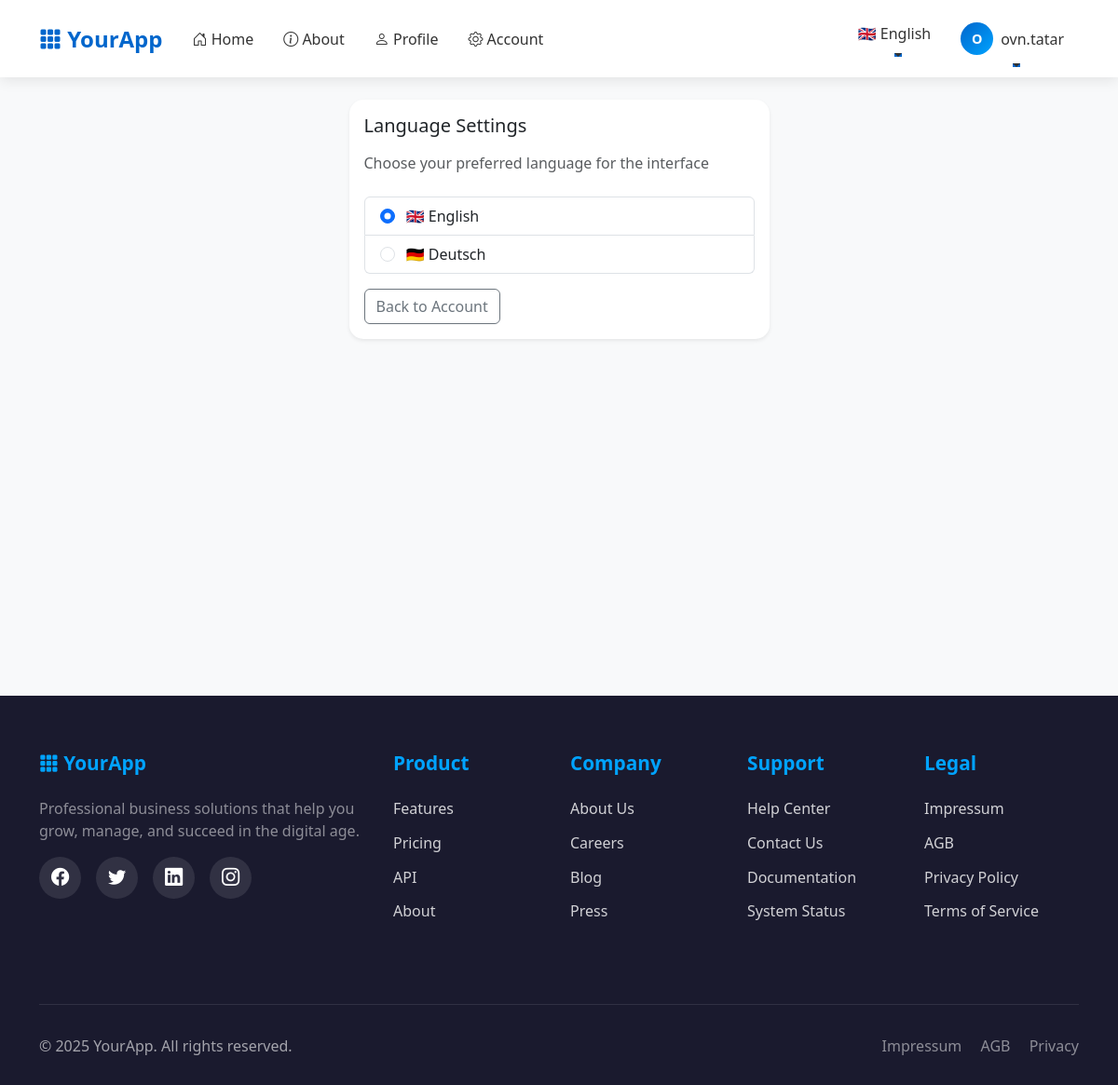
Page /account/language (signed in) on the committed database.
### app/models/user.py (models this page shows, shortened)
class User(UserMixin, db.Model):
    id = db.Column(db.Integer, primary_key=True)
    email = db.Column(db.String(255), unique=True, nullable=False, index=True)
    language = db.Column(db.String(5), default='en')
    role = db.Column(db.String(20), nullable=False, default='user', index=True)
    password_hash = db.Column(db.String(255), nullable=False)
    created_at = db.Column(db.DateTime, default=datetime.utcnow, nullable=False)
    confirmed_at = db.Column(db.DateTime, nullable=True)
    is_active = db.Column(db.Boolean, default=True, nullable=False, index=True)
    plan_id = db.Column(db.Integer, db.ForeignKey('plan.id'), nullable=True)
    plan = db.relationship('Plan', back_populates='users')
    plan_subscribed_at = db.Column(db.DateTime, nullable=True)
    billing = db.relationship("BillingProfile", uselist=False, back_populates="user", cascade="all, delete-orphan")
    api_keys = db.relationship("APIKey", back_populates="user", cascade="all, delete-orphan", lazy='dynamic')
    @property
    def is_authenticated(self):
        return True

### app/blueprints/account/routes.py (the view, shortened to what this page needs)
@bp.route('/language', methods=['GET', 'POST'])
@login_required
def change_language():
    return render_template('account/language.html')

### app/__init__.py (called while the page is built)
def get_locale():
    from flask_login import current_user
    if current_user.is_authenticated and hasattr(current_user, 'language'):
        return current_user.language
    from flask import current_app
    return request.accept_languages.best_match(current_app.config['BABEL_SUPPORTED_LOCALES'])

### app/context_helpers.py (called while the page is built)
def register_context_processors(app):
    @app.context_processor
    def utility_processor():
        def has_endpoint(name: str) -> bool:
            return name in current_app.view_functions
        return dict(has_endpoint=has_endpoint)

### app/templates/account/language.html (shortened to what this page needs)
{% extends "base.html" %}
{% block content %}
<div class="row justify-content-center">
  <div class="col-12 col-md-6 col-lg-5">
    <div class="card shadow-sm">
      <div class="card-body">
        <h1 class="h5 mb-3">{{ _('Language Settings') }}</h1>
        <p class="text-muted mb-4">{{ _('Choose your preferred language for the interface') }}</p>
        <form method="POST">
          <div class="list-group mb-3">
            <label class="list-group-item">
              <input class="form-check-input me-2" type="radio" name="language" value="en"
                     {% if current_user.language == 'en' %}checked{% endif %}
                     onchange="this.form.submit()">
              🇬🇧 English
            </label>
            <label class="list-group-item">
              <input class="form-check-input me-2" type="radio" name="language" value="de"
                     onchange="this.form.submit()">
              🇩🇪 Deutsch
            </label>
          </div>
        </form>
        <div class="mt-3">
          <a href="{{ url_for('account.overview') }}" class="btn btn-outline-secondary">{{ _('Back to Account') }}</a>
        </div>
      </div>
    </div>
  </div>
</div>
{% endblock %}

### app/templates/base.html (shortened to what this page needs)
<!doctype html>
<html lang="en">
<head>
    <link href="https://cdn.jsdelivr.net/npm/bootstrap@5.3.3/dist/css/bootstrap.min.css" rel="stylesheet">
    <link rel="stylesheet" href="https://cdn.jsdelivr.net/npm/bootstrap-icons@1.11.0/font/bootstrap-icons.css">
    <link href="{{ url_for('static', filename='css/app.css') }}" rel="stylesheet">
</head>
<body>
    <nav class="navbar navbar-expand-lg navbar-light sticky-top">
        <div class="container">
            <a class="navbar-brand" href="{{ url_for('main.index') }}">
                <i class="bi bi-grid-3x3-gap-fill"></i> YourApp
            </a>
            <div class="collapse navbar-collapse" id="navbarNav">
                <ul class="navbar-nav me-auto">
                    <li class="nav-item">
                        <a class="nav-link" href="{{ url_for('main.index') }}">
                            <i class="bi bi-house-door"></i> {{ _('Home') }}
                        </a>
                    </li>
                    <li class="nav-item">
                        <a class="nav-link" href="{{ url_for('main.about') }}">
                            <i class="bi bi-info-circle"></i> {{ _('About') }}
                        </a>
                    </li>
                    {% if current_user.is_authenticated %}
                    <li class="nav-item">
                        <a class="nav-link" href="{{ url_for('main.profile') }}">
                            <i class="bi bi-person"></i> {{ _('Profile') }}
                        </a>
                    </li>
                    <li class="nav-item">
                        <a class="nav-link" href="{{ url_for('account.overview') }}">
                            <i class="bi bi-gear"></i> {{ _('Account') }}
                        </a>
                    </li>
                    {% endif %}
                </ul>
                <ul class="navbar-nav">
                    {% if current_user.is_authenticated %}
                        <li class="nav-item dropdown language-dropdown">
                            <a class="nav-link dropdown-toggle" href="#" id="languageDropdown" role="button"
                               data-bs-toggle="dropdown" aria-expanded="false">
                                {% if current_user.language == 'de' %}
                                    🇩🇪 Deutsch
                                {% else %}
                                    🇬🇧 English
                                {% endif %}
                            </a>
                        </li>
                        <li class="nav-item dropdown">
                            <a class="nav-link dropdown-toggle d-flex align-items-center" href="#" id="userDropdown"
                               role="button" data-bs-toggle="dropdown" aria-expanded="false">
                                <div class="user-avatar me-2">
                                    {{ current_user.email[0]|upper }}
                                </div>
                                <span class="d-none d-lg-inline">{{ current_user.email.split('@')[0] }}</span>
                            </a>
                        </li>
                    {% endif %}
                </ul>
            </div>
        </div>
    </nav>
    <main class="py-4">
        <div class="container">
            {% block content %}{% endblock %}
        </div>
    </main>
    <footer class="footer">
        <div class="container">
            <div class="row">
                <div class="col-lg-4 mb-4">
                    <h3 class="footer-title">
                        <i class="bi bi-grid-3x3-gap-fill"></i> YourApp
                    </h3>
                    <p class="text-white-50">Professional business solutions that help you grow, manage, and succeed in the digital age.</p>
                    <div class="social-links">
                        <a href="#" aria-label="Facebook"><i class="bi bi-facebook"></i></a>
                        <a href="#" aria-label="Twitter"><i class="bi bi-twitter"></i></a>
                        <a href="#" aria-label="LinkedIn"><i class="bi bi-linkedin"></i></a>
                        <a href="#" aria-label="Instagram"><i class="bi bi-instagram"></i></a>
                    </div>
                </div>
                <div class="col-lg-2 col-md-6 mb-4">
                    <h4 class="footer-title">Product</h4>
                    <ul class="footer-links">
                        <li><a href="{{ url_for('main.index') }}#features">Features</a></li>
                        <li><a href="{{ url_for('account.view_plan') }}">Pricing</a></li>
                        <li><a href="/api/v1/ping">API</a></li>
                        <li><a href="{{ url_for('main.about') }}">About</a></li>
                    </ul>
                </div>
                <div class="col-lg-2 col-md-6 mb-4">
                    <h4 class="footer-title">Company</h4>
                    <ul class="footer-links">
                        <li><a href="{{ url_for('main.about') }}">About Us</a></li>
                        <li><a href="/careers">Careers</a></li>
                        <li><a href="/blog">Blog</a></li>
                        <li><a href="/press">Press</a></li>
                    </ul>
                </div>
                <div class="col-lg-2 col-md-6 mb-4">
                    <h4 class="footer-title">Support</h4>
                    <ul class="footer-links">
                        <li><a href="/help">Help Center</a></li>
                        <li><a href="/contact">Contact Us</a></li>
                        <li><a href="/docs">Documentation</a></li>
                        <li><a href="/status">System Status</a></li>
                    </ul>
                </div>
                <div class="col-lg-2 col-md-6 mb-4">
                    <h4 class="footer-title">Legal</h4>
                    <ul class="footer-links">
                        <li><a href="/impressum">Impressum</a></li>
                        <li><a href="/agb">AGB</a></li>
                        <li><a href="/privacy">Privacy Policy</a></li>
                        <li><a href="/terms">Terms of Service</a></li>
                    </ul>
                </div>
            </div>
            <div class="footer-bottom">
                <div class="row">
                    <div class="col-md-6 text-center text-md-start mb-3 mb-md-0">
                        <p class="mb-0">&copy; 2025 YourApp. All rights reserved.</p>
                    </div>
                    <div class="col-md-6 text-center text-md-end">
                        <p class="mb-0">
                            <a href="/impressum" class="text-white-50 text-decoration-none me-3">Impressum</a>
                            <a href="/agb" class="text-white-50 text-decoration-none me-3">AGB</a>
                            <a href="/privacy" class="text-white-50 text-decoration-none">Privacy</a>
                        </p>
                    </div>
                </div>
            </div>
        </div>
    </footer>
</body>
</html>

### app/static/css/app.css (style rules this page uses)
.card { border-radius: 1rem; }
footer { background: #fafafa; }

### app/templates/base.html (style rules this page uses)
:root { --primary-color: #0066cc; --secondary-color: #004999; --accent-color: #00a3ff; --dark-bg: #1a1a2e; --light-bg: #f8f9fa; }
body { font-family: 'Segoe UI', Tahoma, Geneva, Verdana, sans-serif; background-color: #f8f9fa; }
.navbar { background: white !important; box-shadow: 0 2px 15px rgba(0, 0, 0, 0.1); padding: 1rem 0; }
.navbar-brand { font-weight: 700; font-size: 1.5rem; color: var(--primary-color) !important; transition: all 0.3s ease; }
.nav-link { font-weight: 500; color: #333 !important; margin: 0 0.5rem; transition: all 0.3s ease; position: relative; }
.nav-link::after { content: ''; position: absolute; bottom: -5px; left: 50%; width: 0; height: 2px; background: var(--primary-color); transition: all 0.3s ease; transform: translateX(-50%); }
main { min-height: calc(100vh - 200px); padding-top: 2rem; padding-bottom: 2rem; }
.card { border: none; border-radius: 15px; box-shadow: 0 5px 20px rgba(0, 0, 0, 0.08); transition: all 0.3s ease; }
.footer { background: var(--dark-bg); color: white; padding: 60px 0 30px; margin-top: 4rem; }
.footer-title { font-size: 1.3rem; font-weight: 600; margin-bottom: 1.5rem; color: var(--accent-color); }
.footer-links { list-style: none; padding: 0; }
.footer-links li { margin-bottom: 0.8rem; }
.footer-links a { color: rgba(255, 255, 255, 0.8); text-decoration: none; transition: all 0.3s ease; display: inline-block; }
.footer-bottom { border-top: 1px solid rgba(255, 255, 255, 0.1); margin-top: 3rem; padding-top: 2rem; text-align: center; color: rgba(255, 255, 255, 0.6); }
.social-links { display: flex; gap: 1rem; margin-top: 1rem; }
.social-links a { width: 45px; height: 45px; border-radius: 50%; background: rgba(255, 255, 255, 0.1); display: flex; align-items: center; justify-content: center; color: white; font-size: 1.2rem; transition: all 0.3s ease; text-decoration: none; }
.user-avatar { width: 35px; height: 35px; border-radius: 50%; background: linear-gradient(135deg, var(--primary-color), var(--accent-color)); display: flex; align-items: center; justify-content: center; color: white; font-weight: 600; font-size: 0.9rem; }
.language-dropdown .dropdown-toggle { display: flex; align-items: center; gap: 0.5rem; }

### rows in the picture
User: email "O", email "ovn.tatar", language "☑ 🇬🇧 English", language "☐ 🇩🇪 Deutsch"
